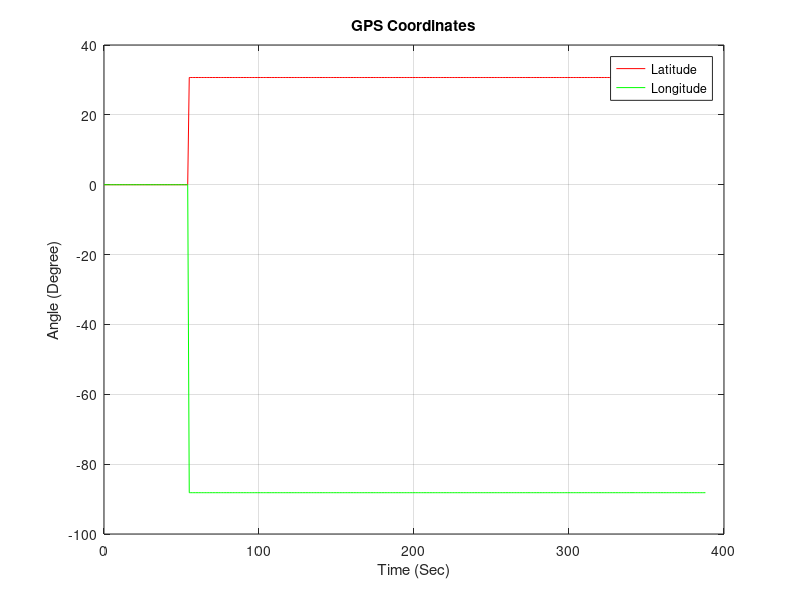

Here is the MATLAB script that generated this plot:
close all;
clear;
clc;

data=dlmread('TEST02.TXT')
t=data(:,1);
x=data(:,2);
y=data(:,3);
z=data(:,4);
plot(t,x,'r');
hold on
plot(t,y,'g');

title('GPS Coordinates');
xlabel('Time (Sec)');
ylabel('Angle (Degree)');
legend('Latitude','Longitude');
grid on